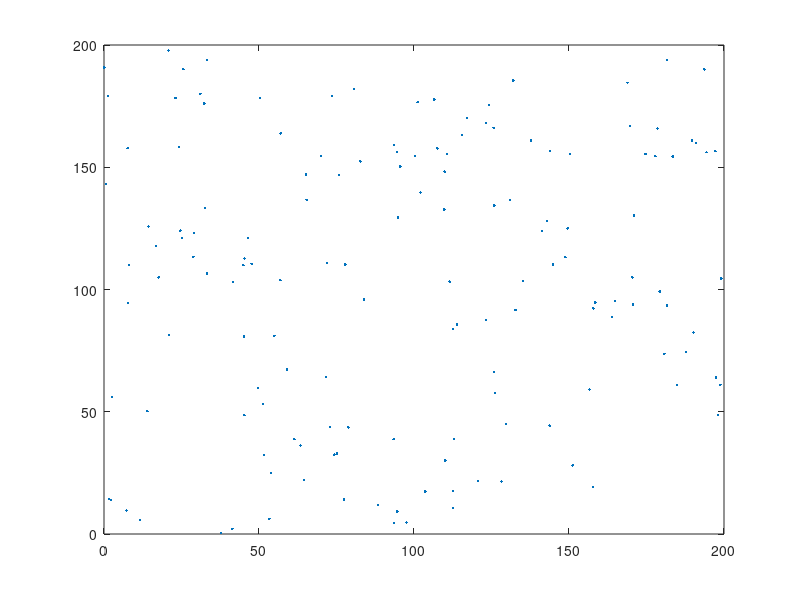

The MATLAB script that drew this image: (Note: this script raises an error after producing the figure.)
%%% Q1
D1 = load('x.txt');
D2 = load('y.txt');
T1 = D1(:,1);
X = D1(:,2);
T2 = D2(:,1);
Y = D2(:,2);

%% 1. linear method

i = 1:92;
X_linear = interp1(T1,X,i, 'linear');
Y_linear = interp1(T2,Y,i, 'linear');

corr_linear = corrcoef(X_linear, Y_linear) % 0.7871

%% 2. nearest method
X_nearest = interp1(T1,X,i, 'nearest');
Y_nearest = interp1(T2,Y,i, 'nearest');
corr_nearest = corrcoef(X_nearest, Y_nearest) %0.7894

%% 3. cubic method
X_cubic = interp1(T1,X,i, 'cubic');
Y_cubic = interp1(T2,Y,i, 'cubic');
corr_cubic = corrcoef(X_cubic, Y_cubic)  %0.7888

%% 4. spline method
X_spline = interp1(T1,X,i, 'spline')
Y_spline = interp1(T2,Y,i, 'spline')
corr_spline = corrcoef(X_spline, Y_spline) %0.7900

% Based on the correlation coefficient, spline method gives the best
% result.

%%% Q2
m = 10; % example imaging size
pic = rand(m,m);
s = 16; 
[m,n] = size(pic);
[X, Y] = meshgrid(1:m);
[XI,YI] = meshgrid(linspace(1,m,s*m-1));

pic_linear = interp2(X,Y,pic,XI,YI,'linear');
pic_nearest = interp2(X,Y,pic,XI,YI,'nearest');
pic_cubic = interp2(X,Y,pic,XI,YI,'cubic');
pic_spline = interp2(X,Y,pic,XI,YI,'spline');

figure(1)
subplot(2,2,1)
imshow(pic_linear, [0,1])
title('linear')
hold on
subplot(2,2,2)
imshow(pic_nearest, [0,1])
title('nearest')
hold on
subplot(2,2,3)
imshow(pic_cubic, [0,1])
title('cubic')
hold on
subplot(2,2,4)
imshow(pic_spline, [0,1])
title('spline')



%%% Q3

%1. 
clear
clf
%%
load geost_dat.mat

%%
figure(1)
plot(x,y,'.')

%%
min(z)
max(z)

%%
figure(2)
histogram(z)
skewness(z)
kurtosis(z)

%%
[X1,X2] = meshgrid(x);
[Y1,Y2] = meshgrid(y);
[Z1,Z2] = meshgrid(z);

%%
D = sqrt((X1 - X2).^2 + (Y1 - Y2).^2);

%%
G = 0.5*(Z1 - Z2).^2;

%%

indx = 1:length(z);
[C,R] = meshgrid(indx);
I = R > C;

%%
figure(3)
plot(D(I),G(I),'.' )
xlabel('lag distance')
ylabel('variogram')

%%
D2 = D.*(diag(x*NaN)+1);
lag = mean(min(D2))

%%
hmd = max(D(:))/2

%%
max_lags = floor(hmd/lag)

%%
LAGS = ceil(D/lag);

%%
for i = 1 : max_lags
 SEL = (LAGS == i);
 DE(i) = mean(mean(D(SEL)));
 PN(i) = sum(sum(SEL == 1))/2;
 GE(i) = mean(mean(G(SEL)));
end

%%
figure(4)
plot(DE,GE,'.' )
var_z = var(z);
b = [0 max(DE)];
c = [var_z var_z];
hold on

%%
plot(b,c, '--r')
yl = 1.1 * max(GE);
ylim([0 yl])
xlabel('Averaged distance between observations')
ylabel('Averaged semivariance')
hold off

%%
figure(5)
plot(DE,GE,'o','MarkerFaceColor',[.6 .6 .6])
var_z = var(z);
b = [0 max(DE)];
c = [var_z var_z];
hold on
plot(b,c,'--r')
xlim(b)
yl = 1.1*max(GE);
ylim([0 yl])

%%
nugget = 0;
sill = 0.803;
range = 45.9;
lags = 0:max(DE);
Gsph = nugget + (sill*(1.5*lags/range - 0.5*(lags/...
 range).^3).*(lags<=range) + sill*(lags>range));
plot(lags,Gsph,':g')

%%
nugget = 0.0239;
sill = 0.78;
range = 45;
Gexp = nugget + sill*(1 - exp(-3*lags/range));
plot(lags,Gexp,'-.b')

%%
nugget = 0.153;
slope = 0.0203;
Glin = nugget + slope*lags;
plot(lags,Glin,'-m')
xlabel('Distance between observations')
ylabel('Semivariance')
legend('Variogram estimator','Population variance',...
'Sperical model','Exponential model','Linear model')
hold off

%%
G_mod = (nugget + sill*(1 - exp(-3*D/range))).*(D>0);

%%
n = length(x);
G_mod(:,n+1) = 1;
G_mod(n+1,:) = 1;
G_mod(n+1,n+1) = 0;

%%
G_inv = inv(G_mod);

%%
R = 0 : 5 : 200;
[Xg1,Xg2] = meshgrid(R,R);

%%
Xg = reshape(Xg1,[],1);
Yg = reshape(Xg2,[],1);

%%
Zg = Xg * NaN;
s2_k = Xg * NaN;

%%
for k = 1 : length(Xg)
 DOR = ((x - Xg(k)).^2 + (y - Yg(k)).^2).^0.5;
 G_R = (nugget + sill*(1 - exp(-3*DOR/range))).*(DOR>0);
 G_R(n+1) = 1;
 E = G_inv * G_R;
 Zg(k) = sum(E(1:n,1).*z);
 s2_k(k) = sum(E(1:n,1).*G_R(1:n,1))+E(n+1,1);
end

%%
r = length(R);
Z = reshape(Zg,r,r);
SK = reshape(s2_k,r,r);

% rename variables

Xg1o = Xg1;
Xg2o = Xg2;
Zo = Z;
SKo = SK;
xo = x;
yo = y;
zo = z;
%%
figure(6)
subplot(1,2,1)
ho = pcolor(Xg1o,Xg2o,Zo);
set(ho,'LineStyle','none')
axis equal
ylim([0 200])
title('Kriging Estimate')
xlabel('x-Coordinates')
ylabel('y-Coordinates')
colormap(jet)
colorbar
subplot(1,2,2)
h = pcolor(Xg1o,Xg2o,SKo);
set(h,'LineStyle','none')
axis equal
ylim([0 200])
title('Kriging Variance')
xlabel('x-Coordinates')
ylabel('y-Coordinates')
colormap(jet)
colorbar
hold on
plot(xo,yo,'ok')
hold off




%The best place I will add a sample is the point (200,0) because from
%the figure6 right plot we could know that the left lower corner is the one
%with less sample and biggest error, which will be the best place to add a
%sample.

%2. calculate and plot difference


%% insert point

% add one point

x(150) = 200;
y(150) = 0;
z(150) = 7.5;

%%
%figure(1)
%subplot(2,1,2)
%plot(x(150),y(150),'.')

%%
min(z)
max(z)

%%
% figure(2)
% subplot(2,1,2)
histogram(z(150))
skewness(z(150))
kurtosis(z(150))

%%
[X1,X2] = meshgrid(x);
[Y1,Y2] = meshgrid(y);
[Z1,Z2] = meshgrid(z);

%%
D = sqrt((X1 - X2).^2 + (Y1 - Y2).^2);

%%
G = 0.5*(Z1 - Z2).^2;

%%

indx = 1:length(z);
[C,R] = meshgrid(indx);
I = R > C;

%%
% figure(3)
% subplot(2,1,2)
% plot(D(I),G(I),'.' )
% xlabel('lag distance')
% ylabel('variogram')

%%
D2 = D.*(diag(x*NaN)+1);
lag = mean(min(D2))

%%
hmd = max(D(:))/2

%%
max_lags = floor(hmd/lag)

%%
LAGS = ceil(D/lag);

%%
for i = 1 : max_lags
 SEL = (LAGS == i);
 DE(i) = mean(mean(D(SEL)));
 PN(i) = sum(sum(SEL == 1))/2;
 GE(i) = mean(mean(G(SEL)));
end

%%
% figure(4)
% subplot(2,1,2)
% plot(DE,GE,'.' )
var_z = var(z);
b = [0 max(DE)];
c = [var_z var_z];
% hold on

%%
% plot(b,c, '--r')
yl = 1.1 * max(GE);
ylim([0 yl])
% xlabel('Averaged distance between observations2')
% ylabel('Averaged semivariance2')
% hold off

%%
% figure(5)
% subplot(2,1,2)
% plot(DE,GE,'o','MarkerFaceColor',[.6 .6 .6])
var_z = var(z);
b = [0 max(DE)];
c = [var_z var_z];
% hold on
% plot(b,c,'--r')
% xlim(b)
yl = 1.1*max(GE);
ylim([0 yl])

%%
nugget = 0;
sill = 0.803;
range = 45.9;
lags = 0:max(DE);
Gsph = nugget + (sill*(1.5*lags/range - 0.5*(lags/...
 range).^3).*(lags<=range) + sill*(lags>range));
plot(lags,Gsph,':g')

%%
nugget = 0.0239;
sill = 0.78;
range = 45;
Gexp = nugget + sill*(1 - exp(-3*lags/range));
plot(lags,Gexp,'-.b')

%%
nugget = 0.153;
slope = 0.0203;
Glin = nugget + slope*lags;
% plot(lags,Glin,'-m')
% xlabel('Distance between observations2')
% ylabel('Semivariance2')
% legend('Variogram estimator','Population variance',...
% 'Sperical model','Exponential model','Linear model')
% hold off

%%
G_mod = (nugget + sill*(1 - exp(-3*D/range))).*(D>0);

%%
n = length(x);
G_mod(:,n+1) = 1;
G_mod(n+1,:) = 1;
G_mod(n+1,n+1) = 0;

%%
G_inv = inv(G_mod);

%%
R = 0 : 5 : 200;
[Xg1,Xg2] = meshgrid(R,R);

%%
Xg = reshape(Xg1,[],1);
Yg = reshape(Xg2,[],1);

%%
Zg = Xg * NaN;
s2_k = Xg * NaN;

%%
for k = 1 : length(Xg)
 DOR = ((x - Xg(k)).^2 + (y - Yg(k)).^2).^0.5;
 G_R = (nugget + sill*(1 - exp(-3*DOR/range))).*(DOR>0);
 G_R(n+1) = 1;
 E = G_inv * G_R;
 Zg(k) = sum(E(1:n,1).*z);
 s2_k(k) = sum(E(1:n,1).*G_R(1:n,1))+E(n+1,1);
end

%%
r = length(R);
Z = reshape(Zg,r,r);
SK = reshape(s2_k,r,r);

%%
figure(7)
subplot(1,2,1)
h = pcolor(Xg1,Xg2,Z-Zo);
set(h,'LineStyle','none')
axis equal
ylim([0 200])
title('Kriging Estimate Difference')
xlabel('x-Coordinates')
ylabel('y-Coordinates')
colormap(jet)
colorbar
subplot(1,2,2)
h = pcolor(Xg1,Xg2,SK-SKo);
set(h,'LineStyle','none')
axis equal
ylim([0 200])
title('Kriging Variance Difference')
xlabel('x-Coordinates')
ylabel('y-Coordinates')
colormap(jet)
colorbar
hold on
plot(x(150),y(150),'ok')
hold off

% Please find the plot in figure7 (above).